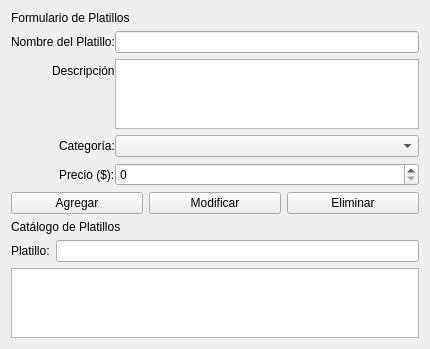
<?xml version="1.0" encoding="UTF-8"?>
<ui version="4.0">
 <class>VentanaMenu</class>
 <widget class="QWidget" name="VentanaMenu">
  <property name="geometry">
   <rect>
    <x>0</x>
    <y>0</y>
    <width>430</width>
    <height>343</height>
   </rect>
  </property>
  <property name="windowTitle">
   <string>Form</string>
  </property>
  <layout class="QVBoxLayout" name="verticalLayout">
   <item>
    <widget class="QLabel" name="label_6">
     <property name="text">
      <string>Formulario de Platillos</string>
     </property>
    </widget>
   </item>
   <item>
    <layout class="QFormLayout" name="formLayout">
     <property name="labelAlignment">
      <set>Qt::AlignRight|Qt::AlignTrailing|Qt::AlignVCenter</set>
     </property>
     <property name="formAlignment">
      <set>Qt::AlignLeading|Qt::AlignLeft|Qt::AlignVCenter</set>
     </property>
     <property name="horizontalSpacing">
      <number>0</number>
     </property>
     <item row="0" column="0">
      <widget class="QLabel" name="label">
       <property name="text">
        <string>Nombre del Platillo:</string>
       </property>
      </widget>
     </item>
     <item row="2" column="0">
      <widget class="QLabel" name="label_2">
       <property name="text">
        <string>Categoría:</string>
       </property>
      </widget>
     </item>
     <item row="3" column="0">
      <widget class="QLabel" name="label_3">
       <property name="text">
        <string>Precio ($):</string>
       </property>
      </widget>
     </item>
     <item row="0" column="1">
      <widget class="QLineEdit" name="txtNombrePlatillo"/>
     </item>
     <item row="3" column="1">
      <widget class="QSpinBox" name="nmbPrecio"/>
     </item>
     <item row="2" column="1">
      <widget class="QComboBox" name="cmbCategoriaPlatillo"/>
     </item>
     <item row="1" column="0">
      <widget class="QLabel" name="label_4">
       <property name="text">
        <string>Descripción</string>
       </property>
      </widget>
     </item>
     <item row="1" column="1">
      <widget class="QTextEdit" name="txtDescripcion"/>
     </item>
    </layout>
   </item>
   <item>
    <layout class="QHBoxLayout" name="horizontalLayout">
     <item>
      <widget class="QPushButton" name="btnAgregar">
       <property name="text">
        <string>Agregar</string>
       </property>
      </widget>
     </item>
     <item>
      <widget class="QPushButton" name="btnModificar">
       <property name="text">
        <string>Modificar</string>
       </property>
      </widget>
     </item>
     <item>
      <widget class="QPushButton" name="btnEliminar">
       <property name="text">
        <string>Eliminar</string>
       </property>
      </widget>
     </item>
    </layout>
   </item>
   <item>
    <widget class="QLabel" name="label_5">
     <property name="text">
      <string>Catálogo de Platillos</string>
     </property>
    </widget>
   </item>
   <item>
    <layout class="QFormLayout" name="formLayout_2">
     <property name="formAlignment">
      <set>Qt::AlignRight|Qt::AlignTop|Qt::AlignTrailing</set>
     </property>
     <item row="0" column="0">
      <widget class="QLabel" name="label_7">
       <property name="text">
        <string>Platillo:</string>
       </property>
      </widget>
     </item>
     <item row="0" column="1">
      <widget class="QLineEdit" name="txtBuscarPlatillo"/>
     </item>
    </layout>
   </item>
   <item>
    <widget class="QTableView" name="tblCatalogoAlimentos"/>
   </item>
  </layout>
 </widget>
 <resources/>
 <connections/>
</ui>
